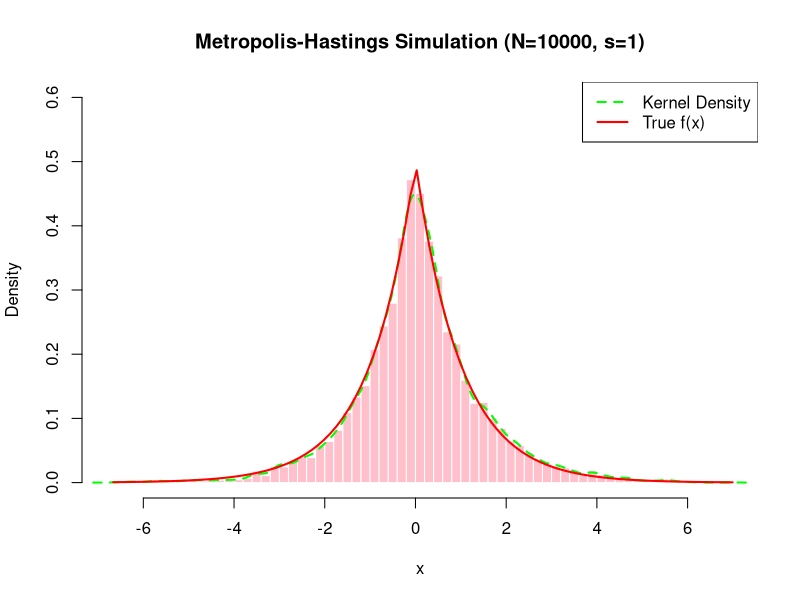
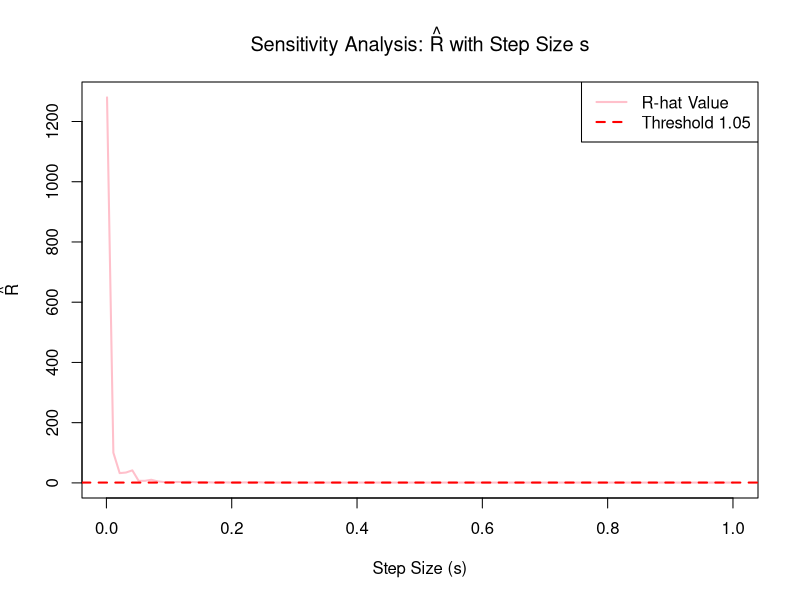

Generate these figures, in order, with R:
## ---- chunk 1
knitr::opts_chunk$set(echo = TRUE)
## ---- chunk 2
log_pdf <- function(x) {
  return(log(0.5) - abs(x))
}

true_pdf <- function(x) {
  return(0.5 * exp(-abs(x)))
}
metropolis <- function(N, s, x0) {
  x <- numeric(N + 1)
  x[1] <- x0
  
  for (i in 2:(N + 1)) {
    x_prev <- x[i-1]
    x_star <- rnorm(1, mean = x_prev, sd = s)
    log_ratio <- log_pdf(x_star) - log_pdf(x_prev)
    u <- runif(1, min = 0, max = 1)
    if (log(u) < log_ratio) {
      x[i] <- x_star 
    } else {
      x[i] <- x_prev 
    }
  }
  return(x)
}

N_a <- 10000
s_a <- 1
x0_a <- 0


samples_chain <- metropolis(N_a, s_a, x0_a)
final_samples <- samples_chain[-1] 

#drawing
hist(final_samples, breaks = 50, freq = FALSE, 
     col = "pink", border = "white",
     main = "Metropolis-Hastings Simulation (N=10000, s=1)",
     xlab = "x", ylim = c(0, 0.6))
lines(density(final_samples), col = "green", lwd = 2, lty = 2)
curve(true_pdf(x), from = min(final_samples), to = max(final_samples), 
      col = "red", lwd = 2, add = TRUE)
legend("topright", legend = c("Kernel Density", "True f(x)"),
       col = c("green", "red"), lty = c(2, 1), lwd = 2)
cat("Sample Mean:", round(mean(final_samples), 4), "\n")
cat("Sample Standard Deviation:", round(sd(final_samples), 4), "\n")

## ---- chunk 3
calculate_r_hat <- function(N, s, J) {
  chains <- matrix(NA, nrow = N, ncol = J)
  
  for (j in 1:J) {
    start_val <- runif(1, min = -30, max = 30)
    full_chain <- metropolis(N, s, start_val)
    chains[, j] <- full_chain[-1]
  }
  M_j <- colMeans(chains)
  V_j <- apply(chains, 2, function(x) mean((x - mean(x))^2))
  W <- mean(V_j)
  M <- mean(M_j)
  B <- mean((M_j - M)^2)
  if (W == 0) return(NA)
  R_hat <- sqrt((B + W) / W)
  return(R_hat)
}

N_b <- 2000
J_b <- 4
s_grid <- seq(0.001, 1, length.out = 100)
r_hat_values <- numeric(length(s_grid))
for (i in seq_along(s_grid)) {
  r_hat_values[i] <- calculate_r_hat(N_b, s_grid[i], J_b)
}
plot(s_grid, r_hat_values, type = "l", col = "pink", lwd = 2,
     main = expression(paste("Sensitivity Analysis: ", hat(R), " with Step Size s")),
     xlab = "Step Size (s)", ylab = expression(hat(R)),
     ylim = c(1, max(r_hat_values))) 
abline(h = 1.05, col = "red", lty = 2, lwd = 2)
legend("topright", legend = c("R-hat Value", "Threshold 1.05"),
       col = c("pink", "red"), lty = c(1, 2), lwd = 2)
